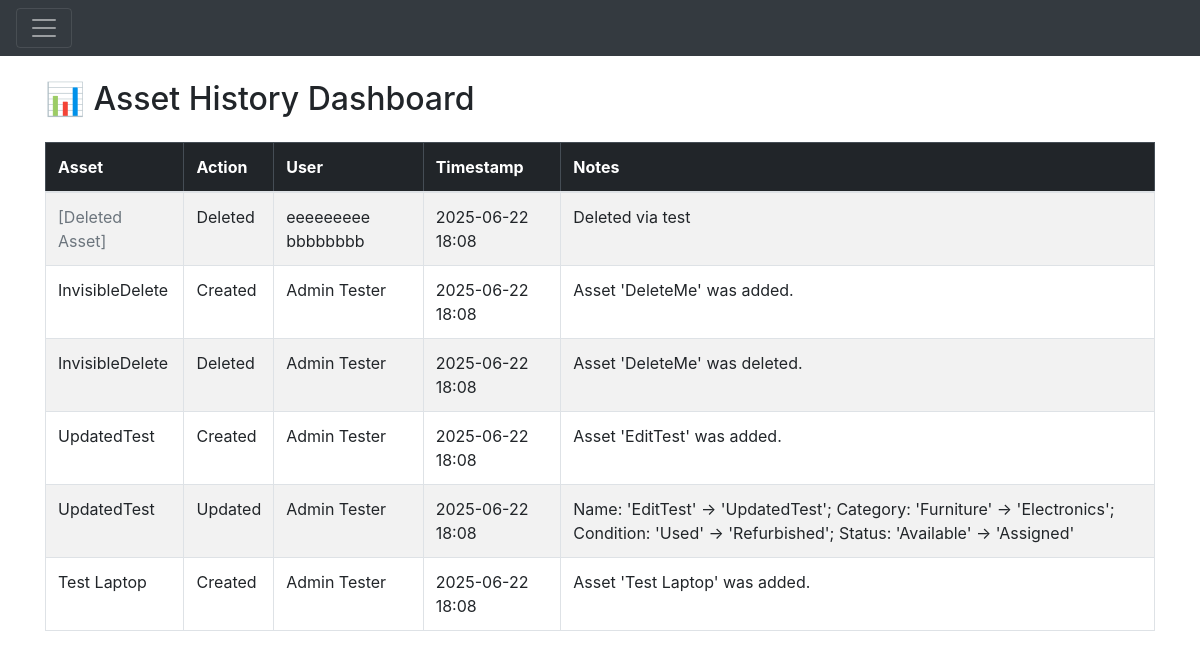
Page /dashboard (signed in) on the committed database.
### website/models.py (models this page shows)
class Asset_History(db.Model):
    id = db.Column(db.Integer, primary_key=True)
    asset_id = db.Column(db.Integer, db.ForeignKey('asset.id', ondelete='SET NULL'), nullable=True)
    user_id = db.Column(db.Integer, db.ForeignKey('user.id'), nullable=False)
    action = db.Column(db.String(100), nullable=False)  # e.g. 'Created', 'Updated', 'Assigned', 'Deleted'
    timestamp = db.Column(db.DateTime, default=db.func.current_timestamp())
    notes = db.Column(db.Text, nullable=True)
    asset = db.relationship('Asset', back_populates='asset_history', passive_deletes=True)
    user = db.relationship('User')

class User(db.Model, UserMixin):
    id = db.Column(db.Integer, primary_key=True)
    first_name = db.Column(db.String(150))
    last_name = db.Column(db.String(150))
    email = db.Column(db.String(150), unique=True)
    password = db.Column(db.String(150))
    department = db.Column(db.String(150))
    role = db.Column(db.String(10), nullable=False, default='user')
    created_assets = db.relationship('Asset', foreign_keys='Asset.created_by', backref='creator_user')
    assigned_assets = db.relationship('Asset', foreign_keys='Asset.assigned_to', backref='assignee_user')

class Asset(db.Model):
    id = db.Column(db.Integer, primary_key=True)
    asset_name = db.Column(db.String(150))
    category = db.Column(db.String(150))
    purchase_date = db.Column(db.Date)
    condition = db.Column(db.String(150))
    status = db.Column(db.String(150))
    created_by = db.Column(db.Integer, db.ForeignKey('user.id'))
    assigned_to = db.Column(db.Integer, db.ForeignKey('user.id'), nullable=True)
    asset_history = db.relationship('Asset_History', back_populates='asset', passive_deletes=True)
    creator = db.relationship('User', foreign_keys=[created_by])
    assignee = db.relationship('User', foreign_keys=[assigned_to])

### website/views.py (the view)
@views.route('/dashboard')
@login_required
def dashboard():
    all_assets = Asset.query.all()
    all_history = Asset_History.query.order_by(Asset_History.timestamp.desc()).all()
    return render_template('dashboard.html', user=current_user, assets=all_assets, history=all_history)

### website/__init__.py (called while the page is built)
def create_app():
    app = Flask(__name__)
    app.config['SECRET_KEY'] = 'qwertyuiop'
    if 'SQLALCHEMY_DATABASE_URI' not in app.config:
        DB_NAME = os.path.join(os.path.dirname(__file__), 'database.db')
        app.config['SQLALCHEMY_DATABASE_URI'] = f'sqlite:///{DB_NAME}'
    db.init_app(app)
    from .views import views
    from .auth import auth
    app.register_blueprint(views, url_prefix='/')
    app.register_blueprint(auth, url_prefix='/')
    from .models import User, Asset
    create_database(app)
    login_manager = LoginManager()
    login_manager.login_view = 'auth.login'
    login_manager.init_app(app)
    @login_manager.user_loader
    def load_user(id):
        return User.query.get(int(id))
    return app

### website/templates/dashboard.html (shortened to what this page needs)
{% extends "base.html" %}
{% block content %}
<br>
<h2 class="mb-4">📊 Asset History Dashboard</h2>
{% if history %}
  <table class="table table-striped table-bordered">
    <thead class="table-dark">
      <tr>
        <th>Asset</th>
        <th>Action</th>
        <th>User</th>
        <th>Timestamp</th>
        <th>Notes</th>
      </tr>
    </thead>
    <tbody>
      {% for entry in history %}
        <tr>
          <td>
            {% if entry.asset %}
                {{ entry.asset.asset_name }}
            {% else %}
                <span class="text-muted">[Deleted Asset]</span>
            {% endif %}
          </td>
          <td>{{ entry.action }}</td>
          <td>{{ entry.user.first_name }} {{ entry.user.last_name or '' }}</td>
          <td>{{ entry.timestamp.strftime('%Y-%m-%d %H:%M') }}</td>
          <td>{{ entry.notes }}</td>
        </tr>
      {% endfor %}
    </tbody>
  </table>
{% else %}
  <p class="text-muted">No asset activity recorded yet.</p>
{% endif %}
{% endblock %}

### rows in the picture
Asset_History: shows "[Deleted Asset]", action "Deleted", user.first_name "eeeeeeeee", user "bbbbbbbb", timestamp "2025-06-22 18:08", notes "Deleted via test"
Asset_History: asset.asset_name "InvisibleDelete", action "Created", user.first_name "Admin", user "Tester", timestamp "2025-06-22 18:08", notes "Asset 'DeleteMe' was added."
Asset_History: asset.asset_name "InvisibleDelete", action "Deleted", user.first_name "Admin", user "Tester", timestamp "2025-06-22 18:08", notes "Asset 'DeleteMe' was deleted."
Asset_History: asset.asset_name "UpdatedTest", action "Created", user.first_name "Admin", user "Tester", timestamp "2025-06-22 18:08", notes "Asset 'EditTest' was added."
Asset_History: asset.asset_name "UpdatedTest", action "Updated", user.first_name "Admin", user "Tester", timestamp "2025-06-22 18:08", notes "Name: 'EditTest' → 'UpdatedTest'; Category: 'Furniture' → 'Electronics'; Condition: 'Used' → 'Refurbished'; Status: 'Available' → 'Assigned'"
Asset_History: asset.asset_name "Test Laptop", action "Created", user.first_name "Admin", user "Tester", timestamp "2025-06-22 18:08", notes "Asset 'Test Laptop' was added."
